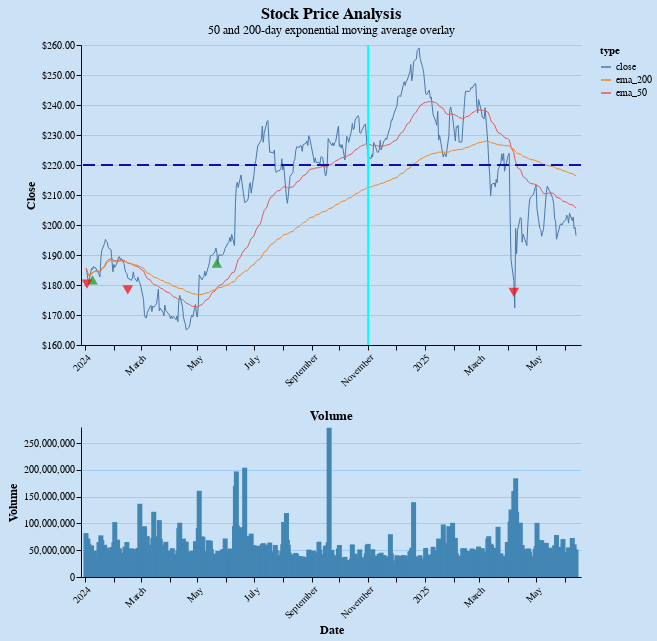

Here is the notebook cell this chart was saved with:
### Code cell
# Plot data using a long dataframe format for price data

# First convert from wide to long using unpivot
columns = ['date', 'close', 'ema_50', 'ema_200']
line_columns = data.select(columns)
long_data = line_columns.unpivot(index='date', on=['close', 'ema_50', 'ema_200'], variable_name='type', value_name='value')

line_chart = (
    alt.Chart(long_data)
    .mark_line(strokeWidth=1)
    .encode(x=alt.X("date:T",
                    title='',
                    axis=alt.Axis(labelAngle=-45, tickColor="#09080B", domainColor="#09080B", grid=False, labelFontSize=10, titleFontSize=12)),
            y=alt.Y("value:Q",
                    title='Close',
                    scale=alt.Scale(zero=False),
                    axis=alt.Axis(format='$.2f', tickColor="#09080B", domainColor="#09080B", gridColor="#9DCDF8", grid=True, labelFontSize=10, titleFontSize=12)
                    ),
            color="type:N",
            tooltip=['date:T', 'value:Q'])
    ).properties(title={'text': 'Stock Price Analysis',
                        'subtitle': ['50 and 200-day exponential moving average overlay'],
                        'fontSize': 16
                },
                width=500,
                height=300,
    )

xrule = (
        alt.Chart()
        .mark_rule(color="#00FFFF", strokeWidth=2)
        .encode(x=alt.datum(alt.DateTime(year=2024, month="November")))
)

yrule = (
    alt.Chart().mark_rule(color="#1010AA", strokeDash=[12, 6], size=2).encode(y=alt.datum(220))
)

bull_sig = (
    alt.Chart(data)
    .mark_point(shape='triangle-up',color="#0F9A0F",size=30, strokeWidth=3)
    .encode(x='date:T',
            y='sig_bull_50_200'))

bear_sig = (
    alt.Chart(data)
    .mark_point(shape='triangle-down',color='#FF0000',size=30, strokeWidth=3)
    .encode(x='date:T',
            y='sig_bear_50_200'))

#Layer the above five together
line_chart = (line_chart + xrule + yrule + bull_sig + bear_sig).interactive()

bar_chart = alt.Chart(data).mark_bar(color="#4286B4",opacity=1.0
    ).encode(x=alt.X("date:T",
                title='Date',
                axis=alt.Axis(labelAngle=-45, tickColor="#09080B", domainColor="#09080B", grid=False, labelFontSize=10, titleFontSize=12)
                ),
            y=alt.Y('volume:Q',
                    title='Volume',
                    axis=alt.Axis(tickColor="#09080B", domainColor="#09080B", gridColor="#9DCDF8", grid=True, labelFontSize=10,titleFontSize=12)
                    ),
            tooltip=['date:T', 'Volume:Q'],
    ).properties(title='Volume',
                width=500,
                height=150,)

# Vertically combine the charts
combined_chart = alt.vconcat(line_chart, bar_chart).resolve_scale(x='shared').configure(background="#CBE1F6")
combined_chart.show()

### Figure 1 — Vega-Lite specification as saved in the notebook (floating-point values rounded to 4 significant figures; data arrays with more than 128 entries replaced by an {"elided": "..."} marker saying what was removed)
{"config": {"view": {"continuousWidth": 300, "continuousHeight": 300}, "background": "#CBE1F6"}, "vconcat": [{"layer": [{"data": {"name": "data-e2855ab52b61093b79e2f5e9a56c2784"}, "mark": {"type": "line", "strokeWidth": 1}, "encoding": {"color": {"field": "type", "type": "nominal"}, "tooltip": [{"field": "date", "type": "temporal"}, {"field": "value", "type": "quantitative"}], "x": {"axis": {"domainColor": "#09080B", "grid": false, "labelAngle": -45, "labelFontSize": 10, "tickColor": "#09080B", "titleFontSize": 12}, "field": "date", "title": "", "type": "temporal"}, "y": {"axis": {"domainColor": "#09080B", "format": "$.2f", "grid": true, "gridColor": "#9DCDF8", "labelFontSize": 10, "tickColor": "#09080B", "titleFontSize": 12}, "field": "value", "scale": {"zero": false}, "title": "Close", "type": "quantitative"}}, "name": "view_1", "title": {"text": "Stock Price Analysis", "subtitle": ["50 and 200-day exponential moving average overlay"], "fontSize": 16}}, {"data": {"name": "empty"}, "mark": {"type": "rule", "color": "#00FFFF", "strokeWidth": 2}, "encoding": {"x": {"datum": {"month": "November", "year": 2024}}}}, {"data": {"name": "empty"}, "mark": {"type": "rule", "color": "#1010AA", "size": 2, "strokeDash": [12, 6]}, "encoding": {"y": {"datum": 220}}}, {"data": {"name": "data-3d5c19c1477050538bcc59b076d0c65c"}, "mark": {"type": "point", "color": "#0F9A0F", "shape": "triangle-up", "size": 30, "strokeWidth": 3}, "encoding": {"x": {"field": "date", "type": "temporal"}, "y": {"field": "sig_bull_50_200", "type": "quantitative"}}}, {"data": {"name": "data-3d5c19c1477050538bcc59b076d0c65c"}, "mark": {"type": "point", "color": "#FF0000", "shape": "triangle-down", "size": 30, "strokeWidth": 3}, "encoding": {"x": {"field": "date", "type": "temporal"}, "y": {"field": "sig_bear_50_200", "type": "quantitative"}}}], "height": 300, "width": 500}, {"data": {"name": "data-3d5c19c1477050538bcc59b076d0c65c"}, "mark": {"type": "bar", "color": "#4286B4", "opacity": 1.0}, "encoding": {"tooltip": [{"field": "date", "type": "temporal"}, {"field": "Volume", "type": "quantitative"}], "x": {"axis": {"domainColor": "#09080B", "grid": false, "labelAngle": -45, "labelFontSize": 10, "tickColor": "#09080B", "titleFontSize": 12}, "field": "date", "title": "Date", "type": "temporal"}, "y": {"axis": {"domainColor": "#09080B", "grid": true, "gridColor": "#9DCDF8", "labelFontSize": 10, "tickColor": "#09080B", "titleFontSize": 12}, "field": "volume", "title": "Volume", "type": "quantitative"}}, "height": 150, "title": "Volume", "width": 500}], "params": [{"name": "param_1", "select": {"type": "interval", "encodings": ["x", "y"]}, "bind": "scales", "views": ["view_1"]}], "resolve": {"scale": {"x": "shared"}}, "$schema": "https://vega.github.io/schema/vega-lite/v5.20.1.json", "datasets": {"data-e2855ab52b61093b79e2f5e9a56c2784": {"elided": "1092 records"}, "empty": [{}], "data-3d5c19c1477050538bcc59b076d0c65c": {"elided": "364 records"}}}
